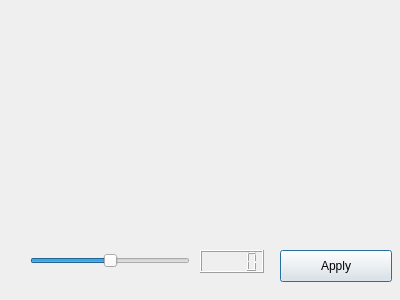
<?xml version="1.0" encoding="UTF-8"?>
<ui version="4.0">
 <class>hue</class>
 <widget class="QDialog" name="hue">
  <property name="geometry">
   <rect>
    <x>0</x>
    <y>0</y>
    <width>400</width>
    <height>300</height>
   </rect>
  </property>
  <property name="windowTitle">
   <string>Dialog</string>
  </property>
  <widget class="QSlider" name="hueSlider">
   <property name="geometry">
    <rect>
     <x>30</x>
     <y>250</y>
     <width>160</width>
     <height>22</height>
    </rect>
   </property>
   <property name="minimum">
    <number>-200</number>
   </property>
   <property name="maximum">
    <number>200</number>
   </property>
   <property name="orientation">
    <enum>Qt::Horizontal</enum>
   </property>
  </widget>
  <widget class="QLabel" name="label_img_hue">
   <property name="geometry">
    <rect>
     <x>27</x>
     <y>25</y>
     <width>331</width>
     <height>171</height>
    </rect>
   </property>
   <property name="text">
    <string/>
   </property>
  </widget>
  <widget class="QLCDNumber" name="lcdHue">
   <property name="geometry">
    <rect>
     <x>200</x>
     <y>250</y>
     <width>64</width>
     <height>23</height>
    </rect>
   </property>
  </widget>
  <widget class="QPushButton" name="pushButton">
   <property name="geometry">
    <rect>
     <x>280</x>
     <y>250</y>
     <width>112</width>
     <height>32</height>
    </rect>
   </property>
   <property name="text">
    <string>Apply</string>
   </property>
  </widget>
 </widget>
 <resources/>
 <connections/>
</ui>
